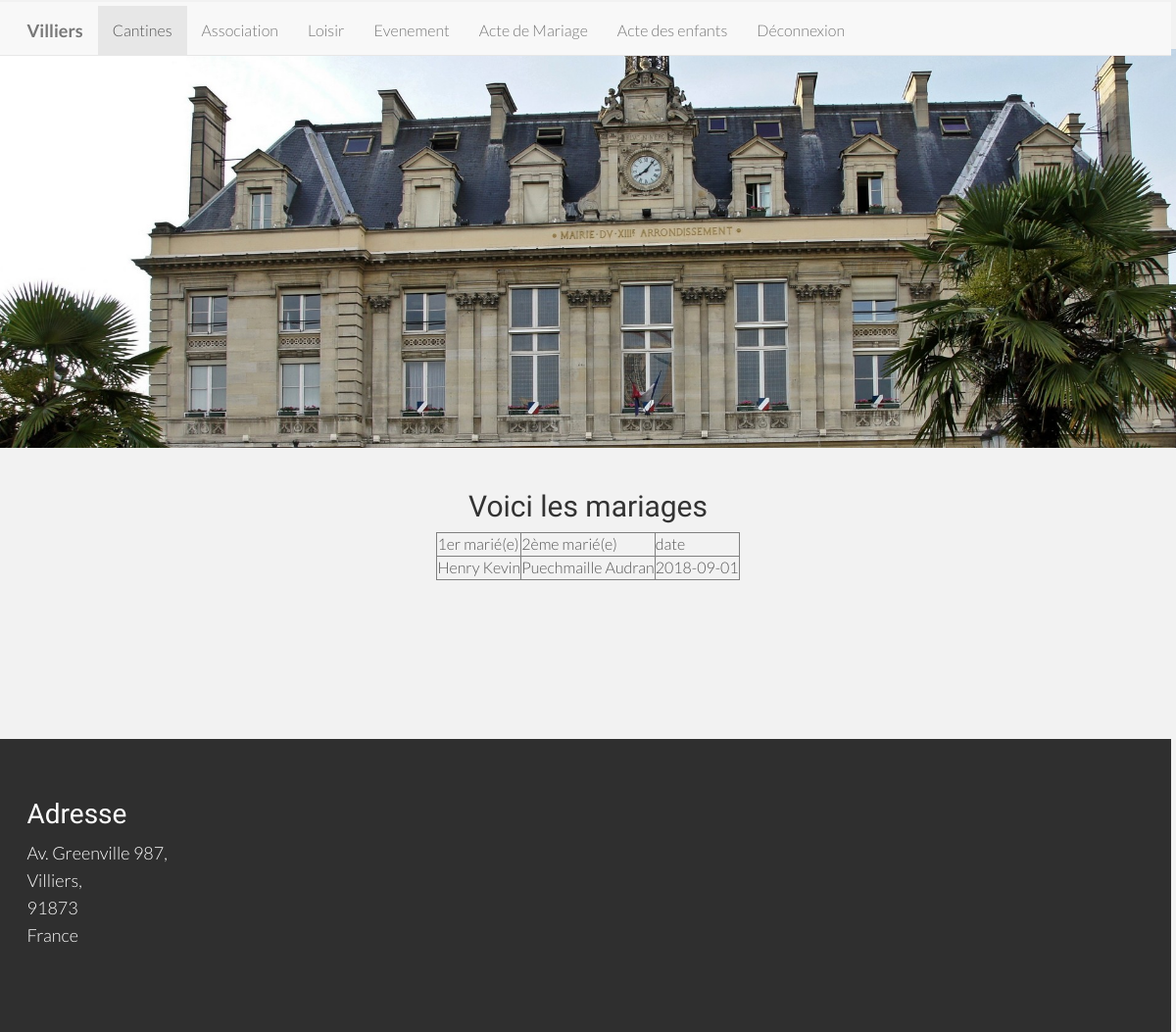
Page /index.php?page=5 (signed in) on the committed database.
### tables this page shows
create table mariage
(idP1 int(3) not null,
idP2 int(3) not null,
dateMariage date not null,
datedivorce date,
primary key(idP1,idP2,dateMariage),
foreign key(idP1) references personne(idP),
foreign key(idP2) references personne(idP)
);

### controleur/controleur.class.php (called while the page is built, shortened)
<?php
    require_once("modele/modele.class.php");
    class Controleur
    {
        private $unModele;
        public function __construct($serveur, $bdd, $user, $mdp)
        {
            $this->unModele = new Modele ($serveur, $bdd, $user, $mdp);
        }
		public function afficher_mariage ($idP)
        {
            return $this->unModele->afficher_mariage ($idP);
        }
    }
?>

### modele/modele.class.php (called while the page is built, shortened)
<?php
	class Modele
	{
			private $pdo, $table;
			public function __construct($serveur, $bdd, $user, $mdp)
			{
				$this->pdo=null;
				try{
					$this->pdo = new PDO ("mysql:host=".$serveur.";dbname=".$bdd,$user,$mdp);
				}
				catch (PDOException $exp)
				{
					echo "Erreur de connexion à la base de données";
				}
			}
		public function afficher_mariage ($idP)
		{
			if ($this->pdo !=null)
			{
				$requete = "select concat(p1.nom,' ',p1.prenom) a, concat(p2.nom,' ',p2.prenom) b, dateMariage
				from personne p1, personne p2, mariage m
				where p1.idP=m.idP1 and p2.idP=m.idP2 and p1.idP=".$idP.";";
					$select = $this->pdo->prepare ($requete);
					$select->execute ();
					return $select->fetchALL();
			}
			else
			{
				return null;
			}
		}
	}
?>

### vue/tableau_mariage.php (the view, shortened to what this page needs)
<center>
<h2> Voici les mariages </h2>
<table border=1>
<tr><td> 1er marié(e) </td>
 <td> 2ème marié(e)</td>
 <td> date</td>
 <?php
foreach ($lesLignes as $uneLigne)
{
	echo "<tr>
			<td>".$uneLigne['a']." </td>
			<td> ".$uneLigne['b']." </td>
			<td> ".$uneLigne['dateMariage']." </td>
		</tr>";
}
?>
</table>
</center>

### css/style.css (style rules this page uses)
body { background-color: #f2f2f2; font-family: "Lato"; font-weight: 300; font-size: 16px; color: #555; padding-top: 50px; -webkit-font-smoothing: antialiased; -webkit-overflow-scrolling: touch; }
h1, h2, h3, h4, h5, h6 { font-family: "Raleway"; font-weight: 300; color: #333; }

### rows in the picture
mariage: a "Henry Kevin", b "Puechmaille Audran", dateMariage "2018-09-01"
